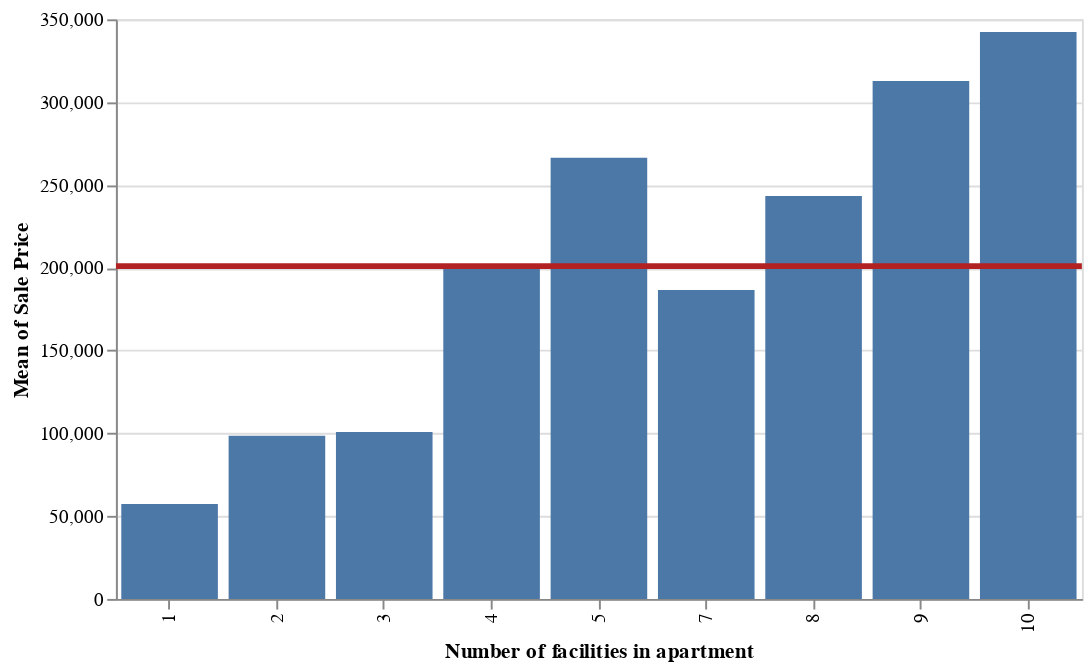

The notebook cell saved with this chart:
### Code cell
selected_bars = alt.selection(type='interval', encodings=['x'])

bars = alt.Chart(MeanSalePrice_Facilities).mark_bar().encode(
    x=alt.X('N_FacilitiesInApt:N', title='Number of facilities in apartment'),
    y=alt.Y('MeanSalePrice:Q', title='Mean of Sale Price'),
    tooltip=['N_FacilitiesInApt', 'MeanSalePrice', 'NoSoldApt'],
    opacity=alt.condition(selected_bars, alt.OpacityValue(1), alt.OpacityValue(0.7)),
).properties(width=500).add_selection(selected_bars).interactive()

line = alt.Chart(MeanSalePrice_Facilities).mark_rule(color='firebrick').encode(
    y=alt.Y('mean(MeanSalePrice):Q', title='Mean of Sale Price'),
    size=alt.SizeValue(3)
).transform_filter(selected_bars)
bars + line

### Figure 1 — Vega-Lite specification as saved in the notebook (floating-point values rounded to 4 significant figures)
{"config": {"view": {"continuousWidth": 400, "continuousHeight": 300}}, "layer": [{"mark": "bar", "encoding": {"opacity": {"condition": {"value": 1, "selection": "selector001"}, "value": 0.7}, "tooltip": [{"field": "N_FacilitiesInApt", "type": "quantitative"}, {"field": "MeanSalePrice", "type": "quantitative"}, {"field": "NoSoldApt", "type": "quantitative"}], "x": {"field": "N_FacilitiesInApt", "title": "Number of facilities in apartment", "type": "nominal"}, "y": {"field": "MeanSalePrice", "title": "Mean of Sale Price", "type": "quantitative"}}, "selection": {"selector001": {"type": "interval", "encodings": ["x"]}, "selector002": {"type": "interval", "bind": "scales", "encodings": ["x", "y"]}}, "width": 500}, {"mark": {"type": "rule", "color": "firebrick"}, "encoding": {"size": {"value": 3}, "y": {"aggregate": "mean", "field": "MeanSalePrice", "title": "Mean of Sale Price", "type": "quantitative"}}, "transform": [{"filter": {"selection": "selector001"}}]}], "data": {"name": "data-3222e03fad0e700661e105b4379d7c7f"}, "$schema": "https://vega.github.io/schema/vega-lite/v4.17.0.json", "datasets": {"data-3222e03fad0e700661e105b4379d7c7f": [{"N_FacilitiesInApt": 1, "MeanSalePrice": 57290.0, "NoSoldApt": 55}, {"N_FacilitiesInApt": 2, "MeanSalePrice": 98530.0, "NoSoldApt": 69}, {"N_FacilitiesInApt": 3, "MeanSalePrice": 100900.0, "NoSoldApt": 677}, {"N_FacilitiesInApt": 4, "MeanSalePrice": 200100.0, "NoSoldApt": 1447}, {"N_FacilitiesInApt": 5, "MeanSalePrice": 266300.0, "NoSoldApt": 1160}, {"N_FacilitiesInApt": 7, "MeanSalePrice": 186600.0, "NoSoldApt": 1225}, {"N_FacilitiesInApt": 8, "MeanSalePrice": 243300.0, "NoSoldApt": 270}, {"N_FacilitiesInApt": 9, "MeanSalePrice": 312700.0, "NoSoldApt": 203}, {"N_FacilitiesInApt": 10, "MeanSalePrice": 342400.0, "NoSoldApt": 785}]}}
